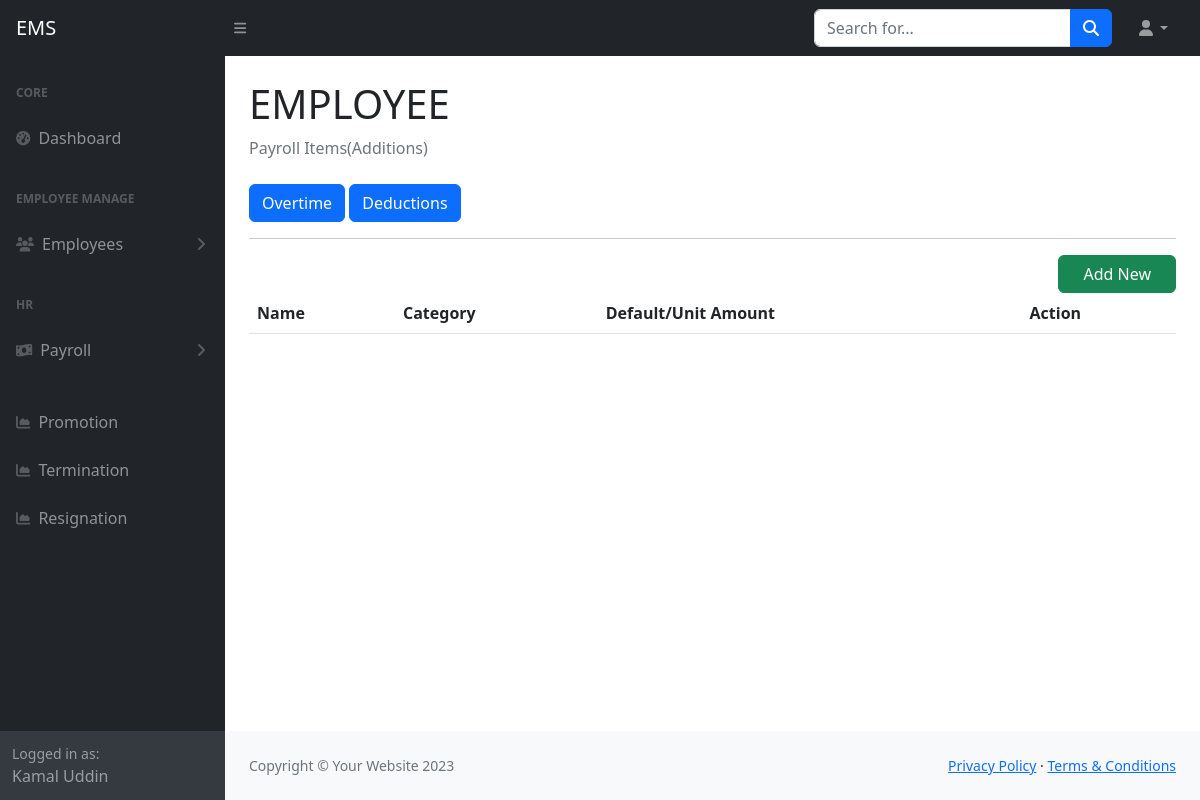
/payroll_additions.php (signed in), run on an earlier commit of the app's database.
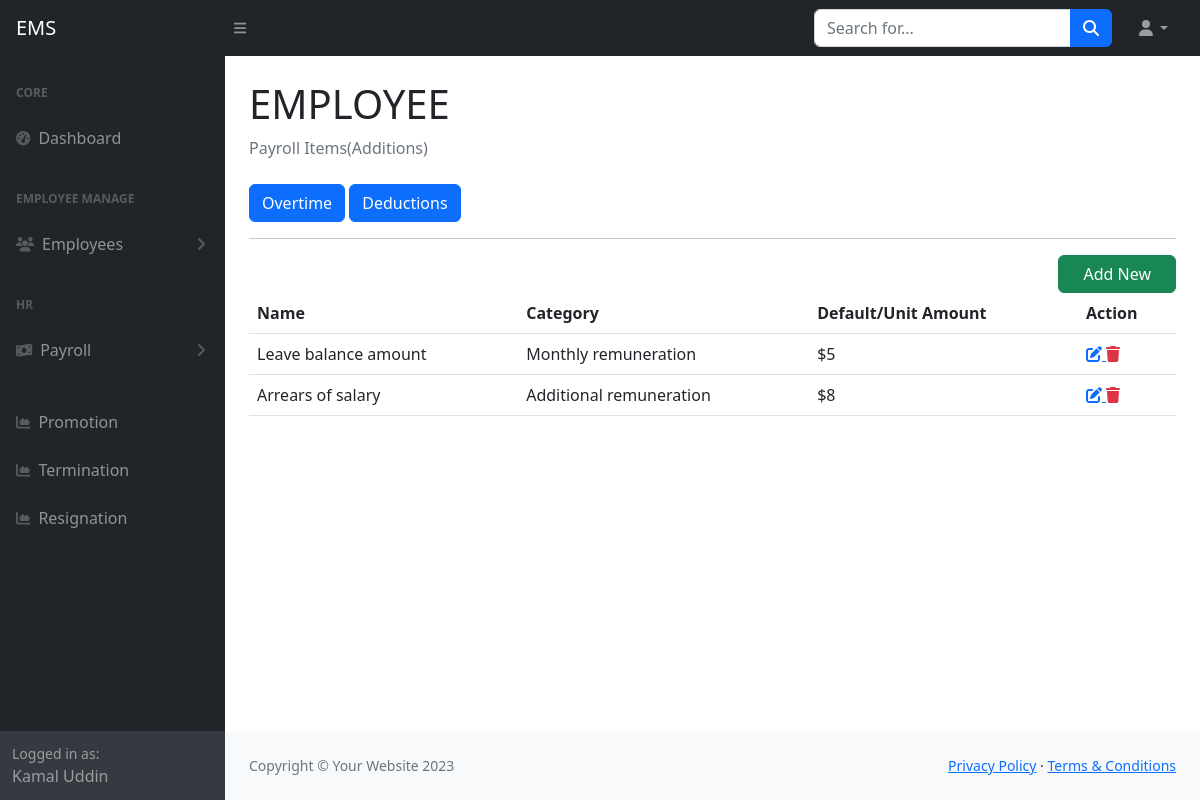
And on a later commit of the database.
### tables this page shows
CREATE TABLE `tbl_payroll_additions` (
  `id` int(11) NOT NULL,
  `name` varchar(255) DEFAULT NULL,
  `category` varchar(255) DEFAULT NULL,
  `unit_amount` varchar(10) DEFAULT NULL,
  `created_at` datetime DEFAULT NULL,
  `created_by` varchar(255) DEFAULT NULL,
  `updated_at` datetime DEFAULT NULL,
  `updated_by` varchar(255) DEFAULT NULL,
  `deleted_at` datetime DEFAULT NULL
);

### include/settings.php (called while the page is built)
<?php
    $base_url="http://localhost/employee/";
    require_once('class/crud.php');
    $mysqli=new crud;
?>

### class/crud.php (called while the page is built, shortened)
<?php
    class crud{
        private $host='localhost';
        private $user='root';
        private $password='';
        private $database='employee';
        private $connection;
        public function __construct(){
            $this->connection=new mysqli($this->host,$this->user,$this->password,$this->database);
        }
        public function common_select($table,$fields='*',$condition=false,$sort_field=false,$sort='ASC'){
            $result=array();
            $error=false;
            $sql="select $fields from $table where deleted_at is null ";
            $rs=$this->connection->query($sql);
            if($rs){
                if($rs->num_rows > 0){
                    while($r=$rs->fetch_object()){
                        array_push($result,$r);
                    }
                }
            }else{
                $error=$this->connection->error;
            }
            $return = array('data'=>$result,'error'=>$error);
            return $return;
        }
    }
?>

### payroll_additions.php (the view)
<?php require_once('include/header.php') ?>
<?php require_once('include/sidebar.php') ?>
<div class="container-fluid px-4">
    <h1 class="mt-4">EMPLOYEE</h1>
    <ol class="breadcrumb mb-4">
        <li class="breadcrumb-item active">Payroll Items(Additions)</li>
    </ol>
    <div>
    <a href="<?= $base_url?>payroll_overtime.php" class="btn btn-primary">Overtime</a>
    <a href="<?= $base_url?>payroll_deductions.php" class="btn btn-primary">Deductions</a>
    </div>
    <hr>
    <div class="col-md-12 d-flex justify-content-end">
    <a href="<?= $base_url?>payroll_additions_add.php" class="btn btn-success px-4">Add New</a>
    </div>
    <table class="table">
        <tr>
            <th>Name</th>
            <th>Category</th>
            <th>Default/Unit Amount</th>
            <th>Action</th>
        </tr>
        <?php
                  $data=$mysqli->common_select('tbl_payroll_additions');
               if(!$data['error']){
                    foreach($data['data'] as $d){
                ?>
        <tr>
            <td><?= $d->name ?></td>
            <td><?= $d->category ?></td>
            <td><?= $d->unit_amount ?></td>
            <td>
                <a title="Update" href="<?= $base_url?>payroll_additions_edit.php?id=<?= $d->id ?>">
                            <i class="fa fa-edit"></i>
                </a>
                <a title="Delete" class="text-danger" href="payroll_additions_delete.php?id=<?= $d->id ?>">
                            <i class="fa fa-trash"></i>
                </a>
            </td>
        </tr>
        <?php
        }
                  }
                  ?>
    </table>
</div>
<?php require_once('include/footer.php') ?>

### include/header.php (shortened to what this page needs)
<?php require_once('settings.php') ?>
<!DOCTYPE html>
<html lang="en">
    <head>
        <link href="https://cdn.jsdelivr.net/npm/simple-datatables@7.1.2/dist/style.min.css" rel="stylesheet" />
        <link href="<?= $base_url?>assets/css/styles.css" rel="stylesheet" />
    </head>
    <body class="sb-nav-fixed">
		<nav class="sb-topnav navbar navbar-expand navbar-dark bg-dark">
			<a class="navbar-brand ps-3" href="">EMS</a>
			<button class="btn btn-link btn-sm order-1 order-lg-0 me-4 me-lg-0" id="sidebarToggle" href="#!"><i class="fas fa-bars"></i></button>
			<form class="d-none d-md-inline-block form-inline ms-auto me-0 me-md-3 my-2 my-md-0">
				<div class="input-group">
					<input class="form-control" type="text" placeholder="Search for..." aria-label="Search for..." aria-describedby="btnNavbarSearch" />
					<button class="btn btn-primary" id="btnNavbarSearch" type="button"><i class="fas fa-search"></i></button>
				</div>
			</form>
			<ul class="navbar-nav ms-auto ms-md-0 me-3 me-lg-4">
				<li class="nav-item dropdown">
					<a class="nav-link dropdown-toggle" id="navbarDropdown" href="#" role="button" data-bs-toggle="dropdown" aria-expanded="false"><i class="fas fa-user fa-fw"></i></a>
				</li>
			</ul>
		</nav>

### include/sidebar.php (shortened to what this page needs)
<div id="layoutSidenav">
	<div id="layoutSidenav_nav">
		<nav class="sb-sidenav accordion sb-sidenav-dark" id="sidenavAccordion">
			<div class="sb-sidenav-menu">
				<div class="nav">
					<div class="sb-sidenav-menu-heading">Core</div>
					<a class="nav-link" href="index.html">
						<div class="sb-nav-link-icon"><i class="fas fa-tachometer-alt"></i></div>
						Dashboard
					</a>
					<div class="sb-sidenav-menu-heading">Employee manage</div>
					<a class="nav-link collapsed" href="#" data-bs-toggle="collapse" data-bs-target="#colemp" aria-expanded="false" aria-controls="collapseLayouts">
						<div class="sb-nav-link-icon"><i class="fas fa-users"></i></div>
						Employees
						<div class="sb-sidenav-collapse-arrow"><i class="fas fa-angle-down"></i></div>
					</a>
					<div class="sb-sidenav-menu-heading">HR</div>
					<a class="nav-link collapsed" href="#" data-bs-toggle="collapse" data-bs-target="#colhr" aria-expanded="false" aria-controls="collapseLayouts">
						<div class="sb-nav-link-icon"><i class="fa-solid fa-money-bill-wave"></i></div>
						Payroll
						<div class="sb-sidenav-collapse-arrow"><i class="fas fa-angle-down"></i></div>
					</a>
					<br>
					<a class="nav-link" href="<?= $base_url?>promotion_list.php">
						<div class="sb-nav-link-icon"><i class="fas fa-chart-area"></i></div>
						Promotion
					</a>
					<a class="nav-link" href="<?= $base_url?>termination_list.php">
						<div class="sb-nav-link-icon"><i class="fas fa-chart-area"></i></div>
						Termination
					</a>
					<a class="nav-link" href="<?= $base_url?>resignation_list.php">
						<div class="sb-nav-link-icon"><i class="fas fa-chart-area"></i></div>
						Resignation
					</a>
				</div>
			</div>
			<div class="sb-sidenav-footer">
				<div class="small">Logged in as:</div>
				<?= $_SESSION['username'] ?>
			</div>
		</nav>
	</div>
	<div id="layoutSidenav_content">
		<main>

### include/footer.php (shortened to what this page needs)
				</main>
                <footer class="py-4 bg-light mt-auto">
                    <div class="container-fluid px-4">
                        <div class="d-flex align-items-center justify-content-between small">
                            <div class="text-muted">Copyright &copy; Your Website 2023</div>
                            <div>
                                <a href="#">Privacy Policy</a>
                                &middot;
                                <a href="#">Terms &amp; Conditions</a>
                            </div>
                        </div>
                    </div>
                </footer>
            </div>
        </div>
    </body>
</html>

What changed in the data, as far as the page shows it:
added tbl_payroll_additions: name "Leave balance amount", category "Monthly remuneration", unit_amount "$5"
added tbl_payroll_additions: name "Arrears of salary", category "Additional remuneration", unit_amount "$8"
